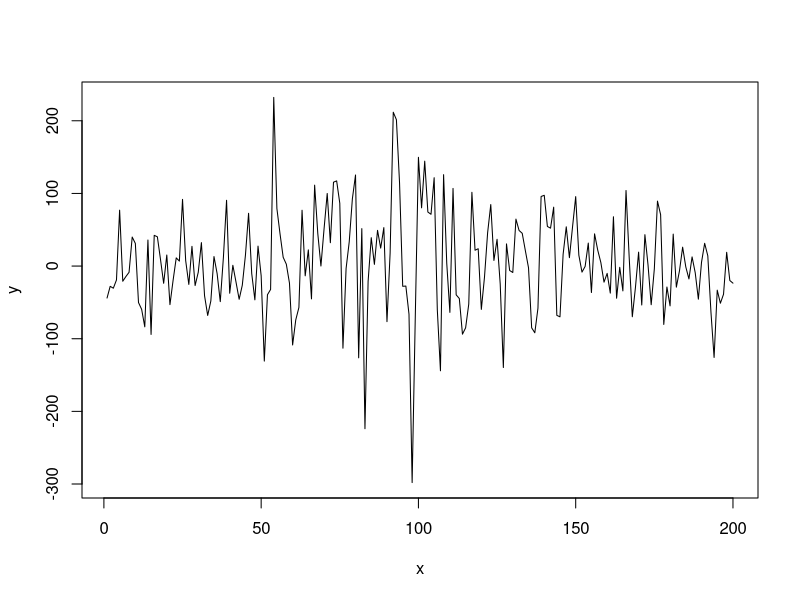

Recreate this plot in R.
y <- NULL
a <- 1.1
b <- 17
wfi <- 41
stdev <- 40
n <- 200
u <- rnorm(n,0,stdev)
x <- 1:n
tr <- 0*x^(0.75)

wf <- function(x,n,a,b)
{
  v <- NULL
  for(j in 1:n)
  {
    v[j] <- (a^j)*cos((b^j)*x)
  }
  return(sum(v))
}

# The TS . . .

for(i in 1:n)
{
  if((i <= n/4) || (i > 3*n/4))
  {
    y[i] <- tr[i]+wf(x[i],1,a,b)+u[i]
  }
  
  else
  {
    y[i] <- tr[i]+wf(x[i],wfi,a,b)+u[i]
  }
}

# The trend . . .

at <- NULL

for(i in 1:n)
{
  if((i <= n/4) || (i > 3*n/4))
  {
    at[i] <- tr[i]+wf(x[i],1,a,b)
  }
  
  else
  {
    at[i] <- tr[i]+wf(x[i],wfi,a,b)
  }
}


plot(x, y, type="l")
# plot(x, at, type="l")
# plot(x[q13], at[q13], type="l")
# lines(x,at,col="brown")

q01 <- 1:(n/4)
q13 <- ((n/4)+1):(3*n/4)
q34 <- (3*n/4+1):n
list(
  var.test(y[q01],y[q13]),
  var.test(y[q13],y[q34]),
  var.test(y[q01],y[q34])
)